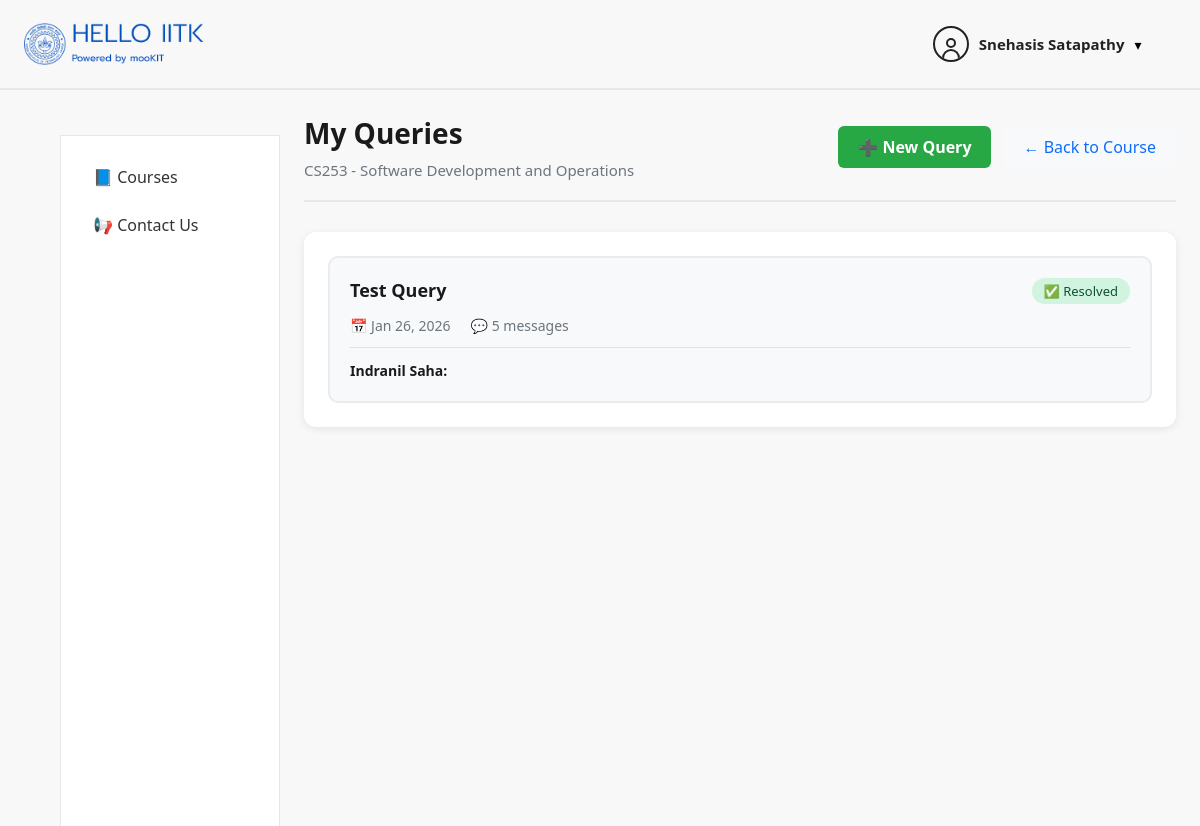
The app's page /queries/1/ (signed in) with its own data.
### users/models.py (models this page shows, shortened)
class User(AbstractUser):
    ROLE_CHOICES = [
        ('student', 'Student'),
        ('professor', 'Professor'),
        ('ta', 'Teaching Assistant'),
        ('admin', 'Admin'),
    ]
    role = models.CharField(
        max_length=20,
        choices=ROLE_CHOICES,
        default='student'
    )
    department = models.CharField(max_length=100, blank=True)

### courses/models.py (models this page shows, shortened)
class Course(models.Model):
    code = models.CharField(max_length=10, unique=True)
    name = models.CharField(max_length=100)
    semester = models.ForeignKey(
        Semester,
        on_delete=models.CASCADE,
        related_name="courses"
    )

### queries/models.py (models this page shows, shortened)
class Query(models.Model):
    STATUS_CHOICES = [
        ('open', 'Open'),
        ('in_progress', 'In Progress'),
        ('resolved', 'Resolved'),
    ]
    course = models.ForeignKey(Course, on_delete=models.CASCADE, related_name='queries')
    student = models.ForeignKey(User, on_delete=models.CASCADE, related_name='student_queries')
    title = models.CharField(max_length=200)
    status = models.CharField(max_length=20, choices=STATUS_CHOICES, default='open')
    created_at = models.DateTimeField(auto_now_add=True)
    updated_at = models.DateTimeField(auto_now=True)
    class Meta:
        ordering = ['-updated_at']
        verbose_name_plural = 'Queries'

class QueryMessage(models.Model):
    query = models.ForeignKey(Query, on_delete=models.CASCADE, related_name='messages')
    sender = models.ForeignKey(User, on_delete=models.CASCADE)
    message = models.TextField()
    attachment = models.FileField(upload_to='query_attachments/', blank=True, null=True)
    created_at = models.DateTimeField(auto_now_add=True)
    class Meta:
        ordering = ['created_at']

### queries/views.py (the view)
# urls.py: path('<int:course_id>/', student_queries, name='student_queries'),
@login_required
def student_queries(request, course_id):
    if not CourseStudent.objects.filter(course_id=course_id, student=request.user).exists():
        return redirect('/courses/')
    course = Course.objects.select_related('semester').get(id=course_id)
    queries = Query.objects.filter(course_id=course_id, student=request.user)
    return render(request, 'queries/student_queries.html', {
        'course': course,
        'queries': queries,
        'course_id': course_id
    })

### templates/queries/student_queries.html (shortened to what this page needs)
{% extends "courses/base.html" %}
{% load static %}
{% block content %}
<div class="course-detail-header">
  <div class="course-title-section">
    <h1 class="course-title">My Queries</h1>
    <p class="course-semester">{{ course.code }} - {{ course.name }}</p>
  </div>
  <div class="header-actions">
    <a href="/queries/{{ course_id }}/create/" class="create-query-btn">➕ New Query</a>
    <a href="/courses/{{ course_id }}/student/home/" class="back-link">← Back to Course</a>
  </div>
</div>
<div class="queries-container">
  {% if queries %}
    <div class="queries-grid">
      {% for query in queries %}
        <a href="/queries/{{ course_id }}/query/{{ query.id }}/" class="query-card">
          <div class="query-header">
            <h3 class="query-title">{{ query.title }}</h3>
            <span class="status-badge status-{{ query.status }}">
              {% if query.status == 'open' %}
                🔵 Open
              {% elif query.status == 'in_progress' %}
                🟡 In Progress
              {% else %}
                ✅ Resolved
              {% endif %}
            </span>
          </div>
          <div class="query-meta">
            <span class="query-date">📅 {{ query.created_at|date:"M d, Y" }}</span>
            <span class="message-count">💬 {{ query.messages.count }} message{{ query.messages.count|pluralize }}</span>
          </div>
          {% if query.messages.last %}
            <div class="last-message">
              <strong>{{ query.messages.last.sender.get_full_name|default:query.messages.last.sender.username }}:</strong>
            </div>
          {% endif %}
        </a>
      {% endfor %}
    </div>
  {% endif %}
</div>
{% endblock %}

### templates/courses/includes/header.html (shortened to what this page needs)
{% load static %}
<header class="topbar">
  <div class="topbar-left">
    <img src="{% static 'img/iitk_logo.png' %}" class="topbar-logo">
  </div>
  <div class="profile-wrapper">
    <div class="profile-trigger" onclick="toggleProfileDropdown()">
      <div class="profile-icon">
        <div class="profile-head"></div>
        <div class="profile-body"></div>
      </div>
      <span class="profile-name">
        {{ request.user.get_full_name|default:request.user.username }}
      </span>
      <span class="chevron">▾</span>
    </div>
  </div>
</header>

### static/css/courses.css (style rules this page uses)
* { box-sizing: border-box; }
body { margin: 0; font-family: "Segoe UI", Arial, sans-serif; background: #ffffff; }
.profile-wrapper { margin-right: 3%; }
.profile-icon { width: 36px; height: 36px; border: 2px solid #222; border-radius: 50%; position: relative; cursor: pointer; overflow: hidden; }
.profile-head { width: 10px; height: 10px; bottom:-3px; border: 2px solid #222; border-radius: 50%; position: absolute; top: 10px; left: 50%; transform: translateX(-50%); background: transparent; transition: background 0.2s ease; }
.profile-body { width: 18px; height: 10px; border: 2px solid #222; border-bottom: none; border-radius: 10px 10px 0 0; position: absolute; bottom: 1px; left: 50%; transform: translateX(-50%); background: transparent; transition: background 0.2s ease; }
.profile-name { font-size: 14px; font-weight: 500; }
.profile-wrapper { position: relative; display: flex; align-items: center; }
.profile-trigger { display: flex; align-items: center; gap: 10px; cursor: pointer; }
.profile-icon { width: 36px; height: 36px; border: 2px solid #222; border-radius: 50%; display: flex; align-items: center; justify-content: center; }
.profile-name { font-size: 15px; font-weight: 600; color: #222; }
.chevron { font-size: 14px; }
.topbar { height: 90px; display: flex; justify-content: space-between; align-items: center; padding: 0 24px; border-bottom: 2px solid #e5e7eb; background: #f8f8f8; }
.topbar-left { width: 200px; display: flex; align-items: center; gap: 12px; }
.topbar-logo { width: 200px; }

### templates/queries/student_queries.html (style rules this page uses)
.course-detail-header { display: flex; justify-content: space-between; align-items: center; margin-bottom: 30px; padding-bottom: 20px; border-bottom: 2px solid #e5e7eb; }
.course-title-section { flex: 1; }
.course-title { font-size: 28px; font-weight: 700; color: #1a1a1a; margin: 0 0 8px 0; }
.course-semester { font-size: 15px; color: #6c757d; margin: 0; }
.header-actions { display: flex; gap: 12px; }
.create-query-btn { padding: 10px 20px; background: #28a745; color: white; text-decoration: none; border-radius: 6px; font-weight: 600; transition: all 0.2s; }
.back-link { padding: 10px 20px; background: #f8f9fa; color: #0d6efd; text-decoration: none; border-radius: 6px; font-weight: 500; transition: all 0.2s; }
.queries-container { background: white; border-radius: 12px; padding: 24px; box-shadow: 0 2px 8px rgba(0,0,0,0.08); }
.queries-grid { display: grid; gap: 16px; }
.query-card { background: #f8f9fa; border: 2px solid #e9ecef; border-radius: 10px; padding: 20px; text-decoration: none; transition: all 0.2s; display: block; }
.query-header { display: flex; justify-content: space-between; align-items: start; margin-bottom: 12px; gap: 12px; }
.query-title { font-size: 18px; font-weight: 600; color: #1a1a1a; margin: 0; flex: 1; }
.status-badge { padding: 4px 12px; border-radius: 20px; font-size: 13px; font-weight: 500; white-space: nowrap; }
.status-resolved { background: #d1f4e0; color: #0f5132; }
.query-meta { display: flex; gap: 20px; margin-bottom: 12px; font-size: 14px; color: #6c757d; }
.last-message { font-size: 14px; color: #495057; line-height: 1.5; padding-top: 12px; border-top: 1px solid #dee2e6; }
.last-message strong { color: #1a1a1a; }

### records on screen
User: user.get_full_name "Snehasis Satapathy"
Course: code "CS253", name "Software Development and Operations"
Query: title "Test Query", status "✅ Resolved", created_at "Jan 26, 2026", messages.count "5", messages.last.sender.get_full_name "Indranil Saha"
